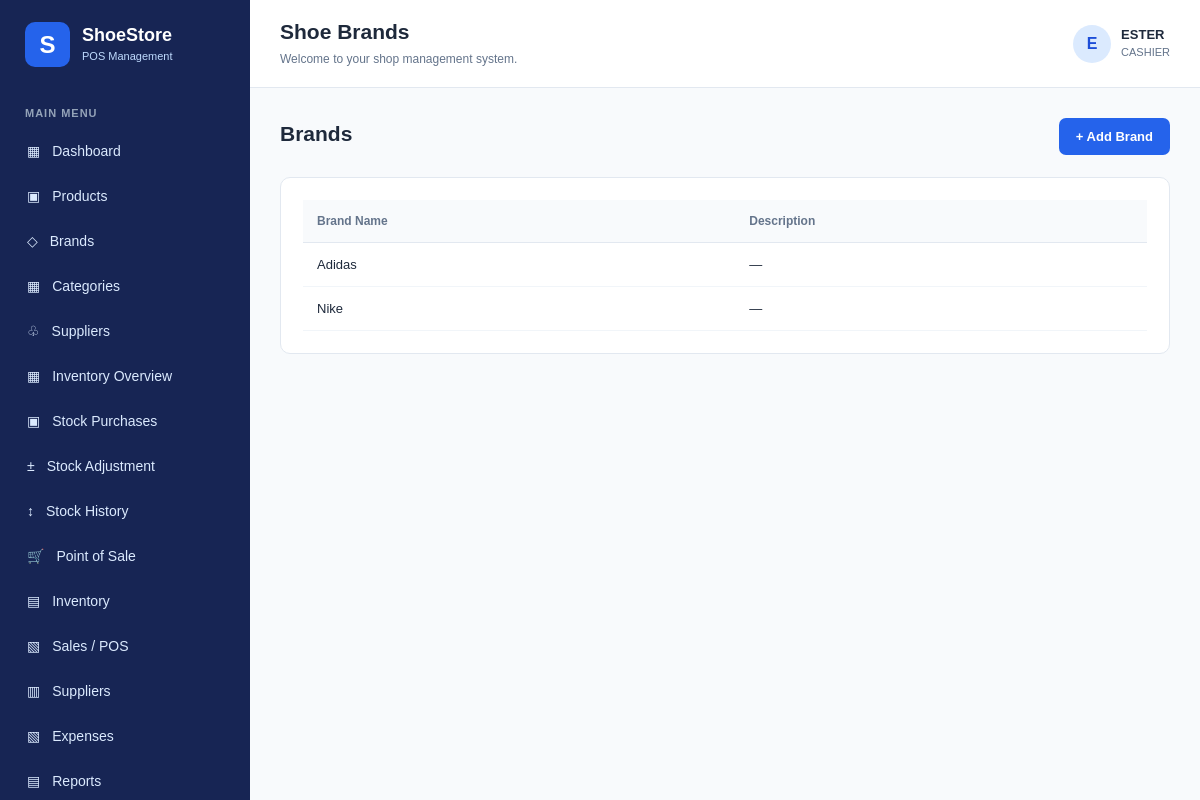
Page /products/brands/ (signed in) on the committed database.
### products/models.py (models this page shows, shortened)
class Brand(models.Model):
    name = models.CharField(
        max_length=100,
        unique=True
    )
    description = models.TextField(
        blank=True
    )
    created_at = models.DateTimeField(
        auto_now_add=True
    )
    class Meta:
        ordering = ['name']

### products/views.py (the view)
@login_required
def brand_list(request):
    brands = Brand.objects.all()
    return render(
        request,
        'products/brand_list.html',
        {'brands': brands}
    )

### templates/products/brand_list.html (shortened to what this page needs)
{% extends 'base.html' %}
{% block page_heading %}Shoe Brands{% endblock %}
{% block content %}
<div class="page-toolbar">
    <h2>Brands</h2>
    <a href="{% url 'brand_create' %}" class="primary-button">
        + Add Brand
    </a>
</div>
<div class="dashboard-card">
    <table class="data-table">
        <thead>
            <tr>
                <th>Brand Name</th>
                <th>Description</th>
            </tr>
        </thead>
        <tbody>
            {% for brand in brands %}
                <tr>
                    <td>{{ brand.name }}</td>
                    <td>{{ brand.description|default:"—" }}</td>
                </tr>
            {% empty %}
                <tr>
                    <td colspan="2">No brands registered.</td>
                </tr>
            {% endfor %}
        </tbody>
    </table>
</div>
{% endblock %}

### templates/base.html (shortened to what this page needs)
{% load static %}
<!DOCTYPE html>
<html lang="en">
<head>
    <link rel="stylesheet" href="{% static 'css/style.css' %}">
</head>
<body class="app-body">
    <aside class="sidebar">
        <div class="sidebar-brand">
            <div class="brand-icon">S</div>
            <div>
                <h2>ShoeStore</h2>
                <small>POS Management</small>
            </div>
        </div>
        <div class="sidebar-section">
            MAIN MENU
        </div>
        <nav class="sidebar-nav">
            <a href="{% url 'dashboard' %}" class="nav-link">
                <span>▦</span> Dashboard
            </a>
            <a href="{% url 'product_list' %}" class="nav-link">
    <span>▣</span> Products
</a>
            <a href="{% url 'brand_list' %}" class="nav-link">
    <span>◇</span> Brands
</a>
<a href="{% url 'category_list' %}" class="nav-link">
    <span>▦</span> Categories
</a>
        <a href="{% url 'supplier_list' %}" class="nav-link">
    <span>♧</span> Suppliers
</a>
<a href="{% url 'inventory_dashboard' %}" class="nav-link">
    <span>▦</span> Inventory Overview
</a>
<a href="{% url 'purchase_list' %}" class="nav-link">
    <span>▣</span> Stock Purchases
</a>
<a href="{% url 'stock_adjustment' %}" class="nav-link">
    <span>±</span> Stock Adjustment
</a>
<a href="{% url 'stock_movement_list' %}" class="nav-link">
    <span>↕</span> Stock History
</a>
<a href="{% url 'pos' %}" class="nav-link">
    <span>🛒</span> Point of Sale
</a>
            <a href="#" class="nav-link">
                <span>▤</span> Inventory
            </a>
            <a href="#" class="nav-link">
                <span>▧</span> Sales / POS
            </a>
            <a href="#" class="nav-link">
                <span>▥</span> Suppliers
            </a>
            <a href="#" class="nav-link">
                <span>▧</span> Expenses
            </a>
            <a href="#" class="nav-link">
                <span>▤</span> Reports
            </a>
        </nav>
    </aside>
    <main class="main-content">
        <header class="topbar">
            <div>
                <h3>{% block page_heading %}Dashboard{% endblock %}</h3>
                <small>Welcome to your shop management system.</small>
            </div>
            <div class="user-info">
                <div class="user-avatar">
                    {{ request.user.username|first|upper }}
                </div>
                <div>
                    <strong>{{ request.user.username }}</strong>
                    <small>{{ role|default:"CASHIER" }}</small>
                </div>
            </div>
        </header>
        <section class="page-content">
    {% block content %}
    {% endblock %}
</section>
    </main>
</body>
</html>

### static/css/style.css (style rules this page uses)
* { margin: 0; padding: 0; box-sizing: border-box; }
body { font-family: Arial, Helvetica, sans-serif; color: #1e293b; }
a { text-decoration: none; }
.brand-icon { width: 45px; height: 45px; display: flex; align-items: center; justify-content: center; background: #2563eb; color: white; border-radius: 10px; font-size: 24px; font-weight: bold; }
.app-body { min-height: 100vh; background: #f8fafc; }
.sidebar { width: 250px; height: 100vh; position: fixed; top: 0; left: 0; background: #172554; color: white; padding: 22px 15px; overflow-y: auto; }
.sidebar-brand { display: flex; align-items: center; gap: 12px; margin-bottom: 40px; padding-left: 10px; }
.sidebar-brand h2 { font-size: 18px; }
.sidebar-brand small { color: #bfdbfe; font-size: 11px; }
.sidebar-section { color: #94a3b8; font-size: 11px; font-weight: bold; margin: 25px 10px 12px; letter-spacing: 1px; }
.sidebar-nav { display: flex; flex-direction: column; gap: 5px; }
.nav-link, .logout-link { display: flex; align-items: center; gap: 12px; padding: 12px; color: #dbeafe; border-radius: 7px; font-size: 14px; }
.main-content { margin-left: 250px; min-height: 100vh; }
.topbar { background: white; padding: 20px 30px; display: flex; align-items: center; justify-content: space-between; border-bottom: 1px solid #e2e8f0; }
.topbar h3 { font-size: 21px; margin-bottom: 5px; }
.topbar small { color: #64748b; font-size: 12px; }
.user-info { display: flex; align-items: center; gap: 10px; }
.user-avatar { width: 38px; height: 38px; display: flex; align-items: center; justify-content: center; border-radius: 50%; background: #dbeafe; color: #1d4ed8; font-weight: bold; }
.user-info strong { display: block; font-size: 13px; }
.user-info small { font-size: 11px; }
.page-content { padding: 30px; }
.dashboard-card { background: white; padding: 22px; border: 1px solid #e2e8f0; border-radius: 10px; }
.page-toolbar { display: flex; justify-content: space-between; align-items: center; gap: 15px; margin-bottom: 22px; }
.page-toolbar h2 { font-size: 21px; margin-bottom: 6px; }
.primary-button, .cancel-button { display: inline-block; padding: 11px 17px; border: none; border-radius: 7px; background: #2563eb; color: white; font-size: 13px; font-weight: bold; cursor: pointer; font-family: inherit; }
.data-table { width: 100%; border-collapse: collapse; min-width: 650px; }
.data-table th { background: #f8fafc; color: #64748b; text-align: left; font-size: 12px; padding: 14px; border-bottom: 1px solid #e2e8f0; }
.data-table td { padding: 14px; font-size: 13px; border-bottom: 1px solid #f1f5f9; }

### rows in the picture
Brand: name "Adidas", description "—"
Brand: name "Nike", description "—"

### other values in the picture
{{ request.user.username|first|upper }} "E"
{{ request.user.username }} "ESTER"
{{ role|default:"CASHIER" }} "CASHIER"
